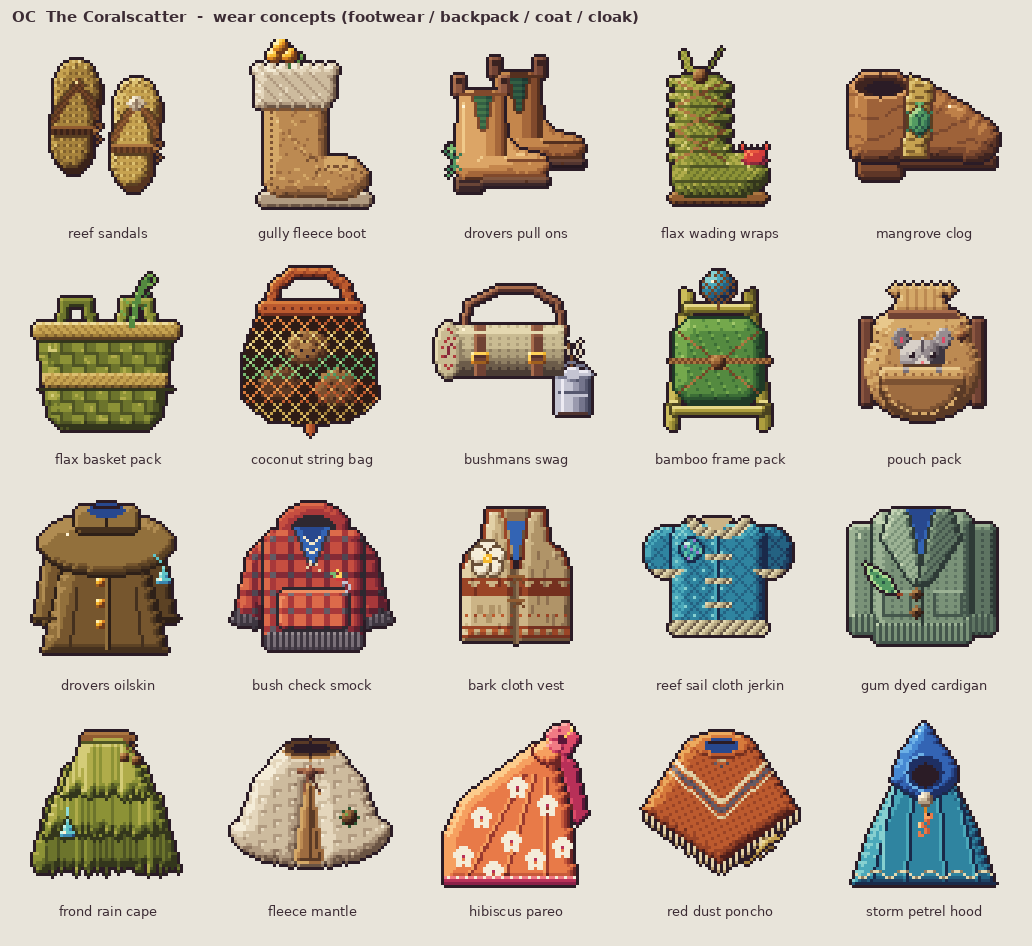

Python code for this plot:
#!/usr/bin/env python3
"""Contact sheet for the OC (Coralscatter) wear concepts: 4 rows x 5 cols, icons at 3x NEAREST.
Also checks every icon: 64x64, hard alpha, no pure black/white, outline ink present."""
import glob, os
from PIL import Image, ImageDraw, ImageFont

HERE = os.path.dirname(os.path.abspath(__file__))
CATS = ["footwear", "backpack", "coat", "cloak"]
S, PAD, LAB, HEAD = 192, 12, 22, 30
BG, FG = (232, 228, 218, 255), (60, 44, 52, 255)
try:
    font = ImageFont.truetype("/usr/share/fonts/truetype/dejavu/DejaVuSans.ttf", 13)
    bold = ImageFont.truetype("/usr/share/fonts/truetype/dejavu/DejaVuSans-Bold.ttf", 15)
except OSError:
    font = bold = ImageFont.load_default()

def check(path, im):
    assert im.size == (64, 64), path
    px = [im.getpixel((x, y)) for y in range(64) for x in range(64)]
    assert all(a in (0, 255) for *_, a in px), f"{path}: semi alpha"
    rgb = {p[:3] for p in px if p[3] == 255}
    assert (0, 0, 0) not in rgb and (255, 255, 255) not in rgb, f"{path}: pure b/w"
    assert (0x2b, 0x1c, 0x26) in rgb, f"{path}: no ink outline"

W = 5 * (S + PAD) + PAD
H = HEAD + 4 * (S + LAB + PAD) + PAD
sheet = Image.new("RGBA", (W, H), BG)
d = ImageDraw.Draw(sheet)
d.text((PAD, 8), "OC  The Coralscatter  -  wear concepts (footwear / backpack / coat / cloak)", fill=FG, font=bold)
for r, cat in enumerate(CATS):
    files = sorted(glob.glob(os.path.join(HERE, f"{cat}-[1-5]-*.png")))
    assert len(files) == 5, (cat, files)
    for col, f in enumerate(files):
        im = Image.open(f).convert("RGBA")
        check(f, im)
        x = PAD + col * (S + PAD)
        y = HEAD + r * (S + LAB + PAD)
        sheet.alpha_composite(im.resize((S, S), Image.NEAREST), (x, y))
        name = os.path.basename(f)[:-4].split("-", 2)[2].replace("-", " ")
        tw = d.textlength(name, font=font)
        d.text((x + (S - tw) / 2, y + S + 3), name, fill=FG, font=font)
sheet.save(os.path.join(HERE, "sheet.png"))
print("sheet.png", sheet.size)
